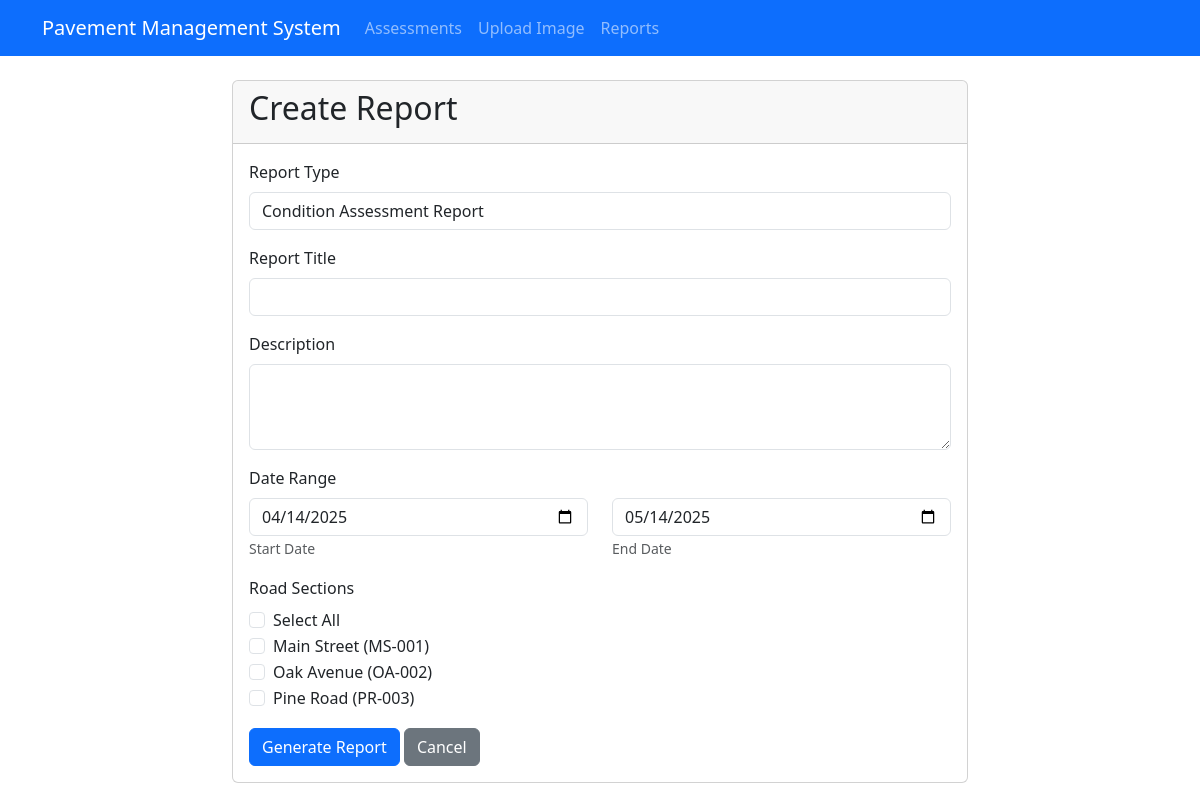
The app's page /reports/create/ (signed in) with its own data.
### inventory/models.py (models this page shows, shortened)
class RoadSection(models.Model):
    name = models.CharField(max_length=100)
    road_id = models.CharField(max_length=50, unique=True)
    length = models.FloatField(help_text="Length in meters")
    width = models.FloatField(help_text="Width in meters")
    surface_type = models.CharField(max_length=50)
    construction_date = models.DateField(null=True, blank=True)
    last_maintenance_date = models.DateField(null=True, blank=True)
    geometry_data = models.TextField(null=True, blank=True, help_text="Geometry data in GeoJSON or WKT format")

### reports/views.py (the view, shortened to what this page needs)
# urls.py: path('reports/create/', CreateReportView.as_view(), name='create_report'),
class CreateReportView(LoginRequiredMixin, View):
    template_name = 'reports/report_form.html'
    def get(self, request):
        road_sections = RoadSection.objects.all()
        report_types = Report.REPORT_TYPES
        end_date = timezone.now().date()
        start_date = end_date - timedelta(days=30)
        context = {
            'road_sections': road_sections,
            'report_types': report_types,
            'start_date': start_date,
            'end_date': end_date,
        }
        return render(request, self.template_name, context)

### templates/reports/report_form.html (shortened to what this page needs)
{% extends 'base.html' %}
{% load widget_tweaks %}
{% block content %}
<div class="row">
    <div class="col-md-8 mx-auto">
        <div class="card">
            <div class="card-header">
                <h2>Create Report</h2>
            </div>
            <div class="card-body">
                <form method="post">
                    <div class="mb-3">
                        <label for="report_type" class="form-label">Report Type</label>
                        <select name="report_type" id="report_type" class="form-control" required>
                            {% for type_id, type_name in report_types %}
                            <option value="{{ type_id }}">{{ type_name }}</option>
                            {% endfor %}
                        </select>
                    </div>
                    <div class="mb-3">
                        <label for="title" class="form-label">Report Title</label>
                        <input type="text" name="title" id="title" class="form-control" required>
                    </div>
                    <div class="mb-3">
                        <label for="description" class="form-label">Description</label>
                        <textarea name="description" id="description" class="form-control" rows="3"></textarea>
                    </div>
                    <div class="mb-3">
                        <label class="form-label">Date Range</label>
                        <div class="row">
                            <div class="col">
                                <input type="date" name="date_range_start" class="form-control" value="{{ start_date|date:'Y-m-d' }}">
                                <small class="form-text">Start Date</small>
                            </div>
                            <div class="col">
                                <input type="date" name="date_range_end" class="form-control" value="{{ end_date|date:'Y-m-d' }}">
                                <small class="form-text">End Date</small>
                            </div>
                        </div>
                    </div>
                    <div class="mb-3">
                        <label class="form-label">Road Sections</label>
                        <div class="form-check">
                            <input class="form-check-input" type="checkbox" id="select-all-roads">
                            <label class="form-check-label" for="select-all-roads">
                                Select All
                            </label>
                        </div>
                        <div style="max-height: 200px; overflow-y: auto;">
                            {% for road in road_sections %}
                            <div class="form-check">
                                <input class="form-check-input road-checkbox" type="checkbox" name="road_sections" value="{{ road.id }}" id="road-{{ road.id }}">
                                <label class="form-check-label" for="road-{{ road.id }}">
                                    {{ road.name }} ({{ road.road_id }})
                                </label>
                            </div>
                            {% endfor %}
                        </div>
                    </div>
                    <button type="submit" class="btn btn-primary">Generate Report</button>
                    <a href="{% url 'report_list' %}" class="btn btn-secondary">Cancel</a>
                </form>
            </div>
        </div>
    </div>
</div>
{% endblock %}

### records on screen
RoadSection: name "Main Street", road_id "MS-001"
RoadSection: name "Oak Avenue", road_id "OA-002"
RoadSection: name "Pine Road", road_id "PR-003"

### other values on screen
form field report_type "Condition Assessment Report"
